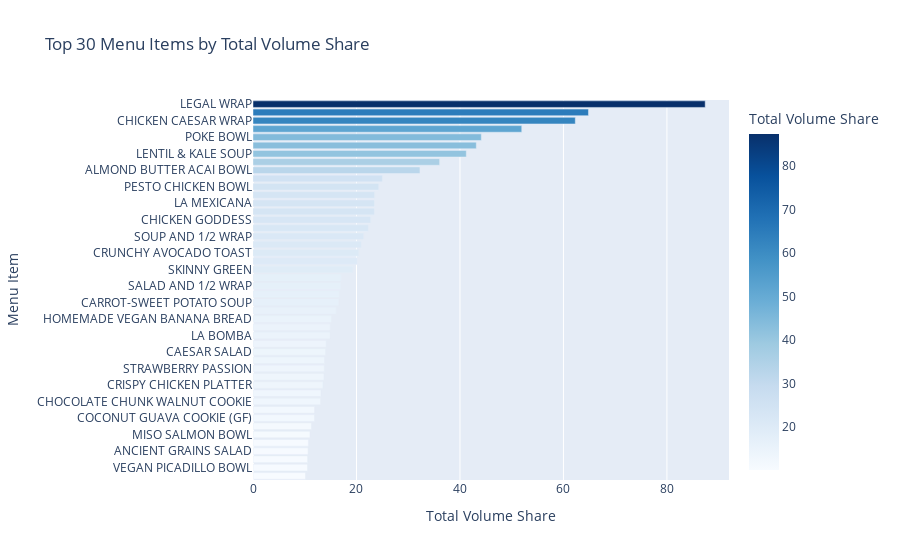

Notebook cell for this chart:
### Code cell
# Aggregate volume share per MenuItemName across all weeks and stores
item_volume_share = df.groupby('MenuItemName')['volume_share'].sum().reset_index()

# Get top 30 items
top_items = item_volume_share.sort_values(by='volume_share', ascending=False).head(80)
top_items=item_volume_share[item_volume_share['volume_share']>10].sort_values(by='volume_share', ascending=False)
# Plot horizontal bar chart
fig = px.bar(
    top_items,
    x='volume_share',
    y='MenuItemName',
    orientation='h',
    title='Top 30 Menu Items by Total Volume Share',
    labels={'volume_share': 'Total Volume Share', 'MenuItemName': 'Menu Item'},
    color='volume_share',
    color_continuous_scale='Blues'
)

# Reverse y-axis so top item is at the top
fig.update_layout(yaxis=dict(autorange='reversed'))

fig.show()

### Figure 1 — Plotly figure (JSON) as saved in the notebook; plotly's stock layout.template omitted (floating-point values rounded to 4 significant figures)
{"data": [{"alignmentgroup": "True", "hovertemplate": "Total Volume Share=%{marker.color}<br>Menu Item=%{y}<extra></extra>", "legendgroup": "", "marker": {"color": [87.4, 64.84, 62.29, 51.94, 44.13, 43.16, 41.22, 36.07, 32.27, 25.01, 24.31, 23.5, 23.47, 23.46, 22.75, 22.28, 21.39, 20.96, 20.45, 20.13, 19.32, 17.03, 16.96, 16.66, 16.6, 16.08, 15.16, 14.91, 14.88, 14.13, 14.01, 13.81, 13.77, 13.71, 13.51, 13.14, 13.04, 11.9, 11.88, 11.29, 11.01, 10.71, 10.64, 10.56, 10.53, 10.14], "coloraxis": "coloraxis", "pattern": {"shape": ""}}, "name": "", "offsetgroup": "", "orientation": "h", "showlegend": false, "textposition": "auto", "type": "bar", "x": [87.4, 64.84, 62.29, 51.94, 44.13, 43.16, 41.22, 36.07, 32.27, 25.01, 24.31, 23.5, 23.47, 23.46, 22.75, 22.28, 21.39, 20.96, 20.45, 20.13, 19.32, 17.03, 16.96, 16.66, 16.6, 16.08, 15.16, 14.91, 14.88, 14.13, 14.01, 13.81, 13.77, 13.71, 13.51, 13.14, 13.04, 11.9, 11.88, 11.29, 11.01, 10.71, 10.64, 10.56, 10.53, 10.14], "xaxis": "x", "y": ["LEGAL WRAP", "LIV WRAP", "CHICKEN CAESAR WRAP", "PARADISE ACAI BOWL", "POKE BOWL", "SWEET POTATO FRIES", "LENTIL & KALE SOUP", "CARROT CAKE", "ALMOND BUTTER ACAI BOWL", "ORIENTAL CRUNCH SALAD", "PESTO CHICKEN BOWL", "MARIO'S FAVORITE CHICKEN BOWL", "LA MEXICANA", "OMG! TURKEY BURGER", "CHICKEN GODDESS", "GRILLED CHICKEN PLATTER", "SOUP AND 1/2 WRAP", "SALMON BUDDHA BOWL", "CRUNCHY AVOCADO TOAST", "AQUA PANNA", "SKINNY GREEN", "GREEN GODDESS SALAD", "SALAD AND 1/2 WRAP", "Cilantro-Lime Dressing", "CARROT-SWEET POTATO SOUP", "JOSH'S OVERNIGHT OATS", "HOMEMADE VEGAN BANANA BREAD", "TOSTONES", "LA BOMBA", "BLUE MAGIC", "CAESAR SALAD", "PEANUT BUTTER CUP", "STRAWBERRY PASSION", "GUILT FREE FRIED RICE BOWL", "CRISPY CHICKEN PLATTER", "HUEVOS RANCHEROS BURRITO", "CHOCOLATE CHUNK WALNUT COOKIE", "HEALTHY BURGER BOWL", "COCONUT GUAVA COOKIE (GF)", "THE EXPRESS BOWL \"create your own\"", "MISO SALMON BOWL", "PESTO PASSION", "ANCIENT GRAINS SALAD", "PERRIER", "VEGAN PICADILLO BOWL", "MAHI-MAHI WRAP"], "yaxis": "y"}], "layout": {"barmode": "relative", "coloraxis": {"colorbar": {"title": {"text": "Total Volume Share"}}, "colorscale": [[0, "rgb(247,251,255)"], [0.125, "rgb(222,235,247)"], [0.25, "rgb(198,219,239)"], [0.375, "rgb(158,202,225)"], [0.5, "rgb(107,174,214)"], [0.625, "rgb(66,146,198)"], [0.75, "rgb(33,113,181)"], [0.875, "rgb(8,81,156)"], [1, "rgb(8,48,107)"]]}, "legend": {"tracegroupgap": 0}, "title": {"text": "Top 30 Menu Items by Total Volume Share"}, "xaxis": {"anchor": "y", "domain": [0, 1], "title": {"text": "Total Volume Share"}}, "yaxis": {"anchor": "x", "autorange": "reversed", "domain": [0, 1], "title": {"text": "Menu Item"}}}}
